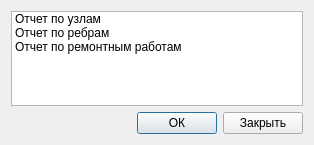
<?xml version="1.0" encoding="UTF-8"?>
<ui version="4.0">
 <class>Dialog</class>
 <widget class="QDialog" name="Dialog">
  <property name="geometry">
   <rect>
    <x>0</x>
    <y>0</y>
    <width>314</width>
    <height>145</height>
   </rect>
  </property>
  <property name="minimumSize">
   <size>
    <width>314</width>
    <height>145</height>
   </size>
  </property>
  <property name="maximumSize">
   <size>
    <width>314</width>
    <height>145</height>
   </size>
  </property>
  <property name="windowTitle">
   <string>Dialog</string>
  </property>
  <layout class="QGridLayout" name="gridLayout">
   <item row="1" column="1">
    <widget class="QPushButton" name="btn_create_support">
     <property name="text">
      <string>ОК</string>
     </property>
    </widget>
   </item>
   <item row="1" column="2">
    <widget class="QPushButton" name="btn_close_support">
     <property name="text">
      <string>Закрыть</string>
     </property>
    </widget>
   </item>
   <item row="1" column="0">
    <spacer name="horizontalSpacer">
     <property name="orientation">
      <enum>Qt::Horizontal</enum>
     </property>
     <property name="sizeHint" stdset="0">
      <size>
       <width>40</width>
       <height>20</height>
      </size>
     </property>
    </spacer>
   </item>
   <item row="0" column="0" colspan="3">
    <widget class="QListWidget" name="lst_type_support">
     <item>
      <property name="text">
       <string>Отчет по узлам</string>
      </property>
     </item>
     <item>
      <property name="text">
       <string>Отчет по ребрам</string>
      </property>
     </item>
     <item>
      <property name="text">
       <string>Отчет по ремонтным работам</string>
      </property>
     </item>
    </widget>
   </item>
  </layout>
 </widget>
 <resources/>
 <connections/>
</ui>
